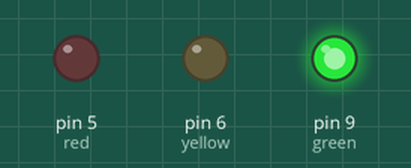
Simulated run of this sketch. Board: Arduino Uno, built with avr-gcc and run on an emulated ATmega328P. Shown: output pins drawn as LEDs (lit = HIGH).

Above: at 5.0 s.
At 10.5 s:
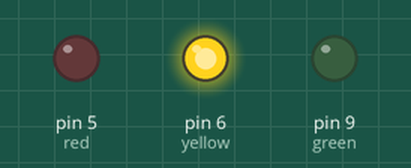
At 15.0 s:
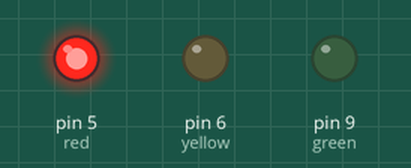
Timing chart, 0 to 24.7 s (numbered marks = the images above):
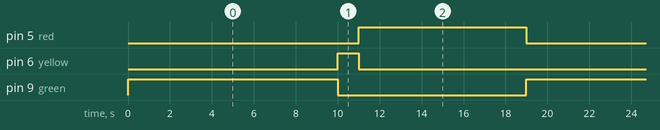

The sketch:

exercise5.ino
```cpp
int red = 5;
int yellow = 6;
int green = 9;

void setup() {
  // put your setup code here, to run once:

  pinMode(red, OUTPUT);
  pinMode(yellow, OUTPUT);
  pinMode(green, OUTPUT);
}

void loop() {
  // put your main code here, to run repeatedly:
  digitalWrite(red,LOW);
  digitalWrite(yellow, LOW);
  digitalWrite(green, HIGH);
  delay(10000);

  digitalWrite(red,LOW);
  digitalWrite(yellow, HIGH);
  digitalWrite(green, LOW);
  delay(1000);

  digitalWrite(red,HIGH);
  digitalWrite(yellow, LOW);
  digitalWrite(green, LOW);
  delay(8000);
}
```

Measured:
- by itself, pin 5 (red): alternates HIGH for 8.0 s and LOW for 11.0 s
- by itself, pin 6 (yellow): alternates HIGH for 1.0 s and LOW for 18.0 s
- by itself, pin 9 (green): alternates HIGH for 10.0 s and LOW for 9.0 s
